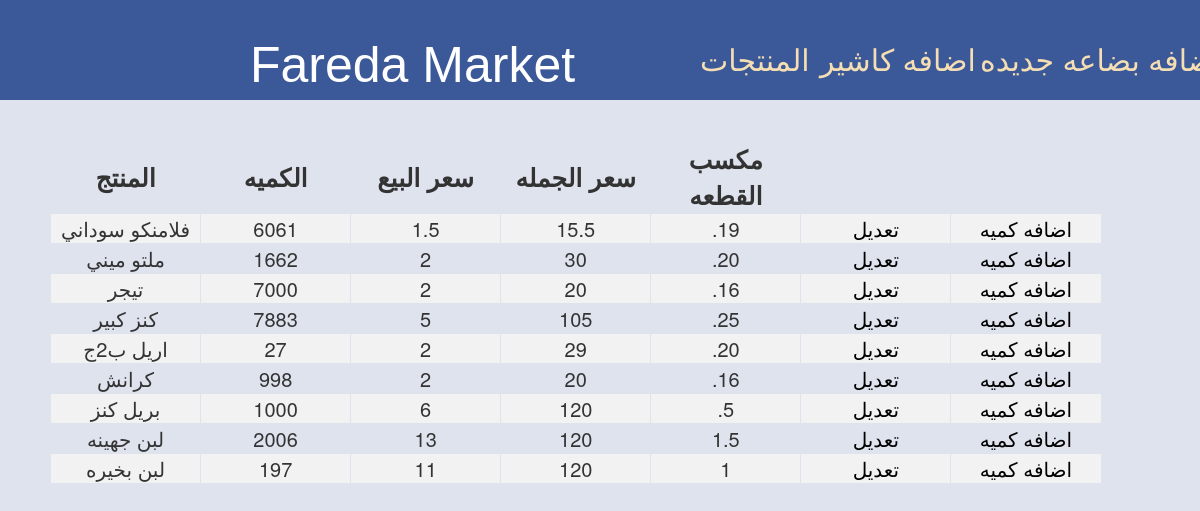
The page /admin_home.php (signed in) on the database its author committed.
### tables this page shows
CREATE TABLE `goods` (
  `id` int(100) NOT NULL auto_increment,
  `goods_name` varchar(100) NOT NULL,
  `quantity` int(100) NOT NULL,
  `sale` varchar(100) NOT NULL,
  `Wholesale` varchar(100) NOT NULL,
  `maksb` varchar(100) NOT NULL,
  PRIMARY KEY  (`id`)
);

### Database.php (called while the page is built, shortened)
<?php
class Database
{
      public function Connect()
      {
       $localhost="localhost";
       $root="root";
       $password="amrsamy";
      @$Connect = mysql_connect($localhost,$root,$password);
     if($Connect)
     {
      $DB = mysql_select_db("market_fareda");
     }
     else
     {
         throw new Exception("Error !! To Connect MySql");
     }
     }
    public function get_all_assoc($result){
        $array=array();
        while($row= mysql_fetch_assoc($result)){
            $array[]=$row;
        }
        return $array;
    }
       public function Select($table, $Date = "", $where = "")
       {
       $q="";
       $w="";
       if($Date!=""){
       foreach ($Date as $key){
           $q.="$key,";
       }
       $q=  rtrim($q,",");
       }
       else
       {
           $q="*";
       }
       $Query="SElECT $q FROM $table $w";
       $sql=  mysql_query($Query);
       if($sql){
          return $this->get_all_assoc($sql);
       }
       else{
          return FALSE;
       }
   }
}

### admin_home.php (the view, shortened to what this page needs)
<?php
if($_SESSION['casher_name']!="" &&  $_SESSION['type_id']==1)
{
require_once 'database.php';
require_once 'personClass.php';
?>
<html>
    <head>
        <link rel="stylesheet" href="market_style.css" />
  <link rel="stylesheet" href="https://maxcdn.bootstrapcdn.com/bootstrap/3.3.7/css/bootstrap.min.css">
    </head>
    <body style="background-color:#dfe3ee">
        <div id="div1">
        <div id="div2">
        Fareda Market
        </div>
            <div id="div12"style="margin-left:700px;height: 30px; width: 10px; ">
         <a id="a" href="http://localhost/market_fareda/admin_home.php"> المنتجات </a>
        </div>
    <div id="div14" style="margin-left:820px;" >  <a id="a" href="http://localhost/market_fareda/create_%20account.php"> اضافه كاشير </a></div>
    <div id="div14" style=" margin-left:980px;" >  <a id="a" href="http://localhost/market_fareda/addgoods.php"> اضافه بضاعه جديده</a></div>
           </div>
        <div style="position:absolute;margin-top: 140px; margin-left: 50px">
            <?php
               $goods =$DB->Select('goods','','');
               echo '         <table style="width:150%; border-collapse: collapse;">
  <tr >
    <th><center>المنتج</center> </th>
    <th><center>الكميه</center></th>
    <th><center>سعر البيع</center></th>
    <th><center>سعر الجمله</center></th>
    <th style="width:50px"><center>مكسب القطعه</center></th>
  </tr>';
                  for($i=0;$i<count($goods);$i++)
                  {
                  $id = $goods[$i]['id'];
                  $qun = $goods[$i]['quantity'];
                      echo "
                          <tr >
                           <td>{$goods[$i]['goods_name']}</td>
                              <td>{$goods[$i]['quantity']}</td>
                                  <td>{$goods[$i]['sale']}</td>
                              <td>{$goods[$i]['Wholesale']}</td>
                                  <td>{$goods[$i]['maksb']}</td>
                                  <td>
                                  <a href='http://localhost/market_fareda/admin_home.php?id=$id&action=edit'
                                  style='color: black; text-decoration:none;'
                                  >تعديل</a></td>
                                  <td>
                                  <a href='http://localhost/market_fareda/admin_home.php?id=$id&action=addqun&quantity=$qun'
                                  style='color: black; text-decoration:none;'
                                  >اضافه كميه</a></td>
                           </tr>";
                   }
                   echo '</table>';
                   echo '</div>';
            ?>
    </body>
</html>
<?php
}else{
  echo '<script>window.location="index.php"</script>';
}
?>

### market_style.css (style rules this page uses)
body { margin: 0px; padding: 0px; }
#div1 { background-color:#3b5998; height: 100px; width: 1600px; position:absolute; }
#div2 { height: 30px; margin-left: 250px; padding-top:30px; font-family:sans-serif; font-size : 50px; color: white; position:absolute; }
#div12 { margin-left: 800px; padding-top:40px; font-family:sans-serif; font-size : 30px; position:absolute; }
tr:nth-child(even) { background-color: #f2f2f2; }
#div14 { position:absolute; padding-top:40px; font-family:sans-serif; font-size : 30px; }
#a { color: wheat; text-decoration:none; }
table { width:150%; border-collapse: collapse; }
th { border: 1px solid #dfe3ee; }
center { font-size : 25px; }
td { width: 100px; border: 1px solid #dfe3ee; text-align: center ; font-size : 20px; }

### rows shown on the page
goods: goods_name "فلامنكو سوداني", quantity "6061", sale "1.5", Wholesale "15.5", maksb ".19"
goods: goods_name "ملتو ميني", quantity "1662", sale "2", Wholesale "30", maksb ".20"
goods: goods_name "تيجر", quantity "7000", sale "2", Wholesale "20", maksb ".16"
goods: goods_name "كنز كبير", quantity "7883", sale "5", Wholesale "105", maksb ".25"
goods: goods_name "اريل ب2ج", quantity "27", sale "2", Wholesale "29", maksb ".20"
goods: goods_name "كرانش", quantity "998", sale "2", Wholesale "20", maksb ".16"
goods: goods_name "بريل كنز", quantity "1000", sale "6", Wholesale "120", maksb ".5"
goods: goods_name "لبن جهينه", quantity "2006", sale "13", Wholesale "120", maksb "1.5"
goods: goods_name "لبن بخيره", quantity "197", sale "11", Wholesale "120", maksb "1"
